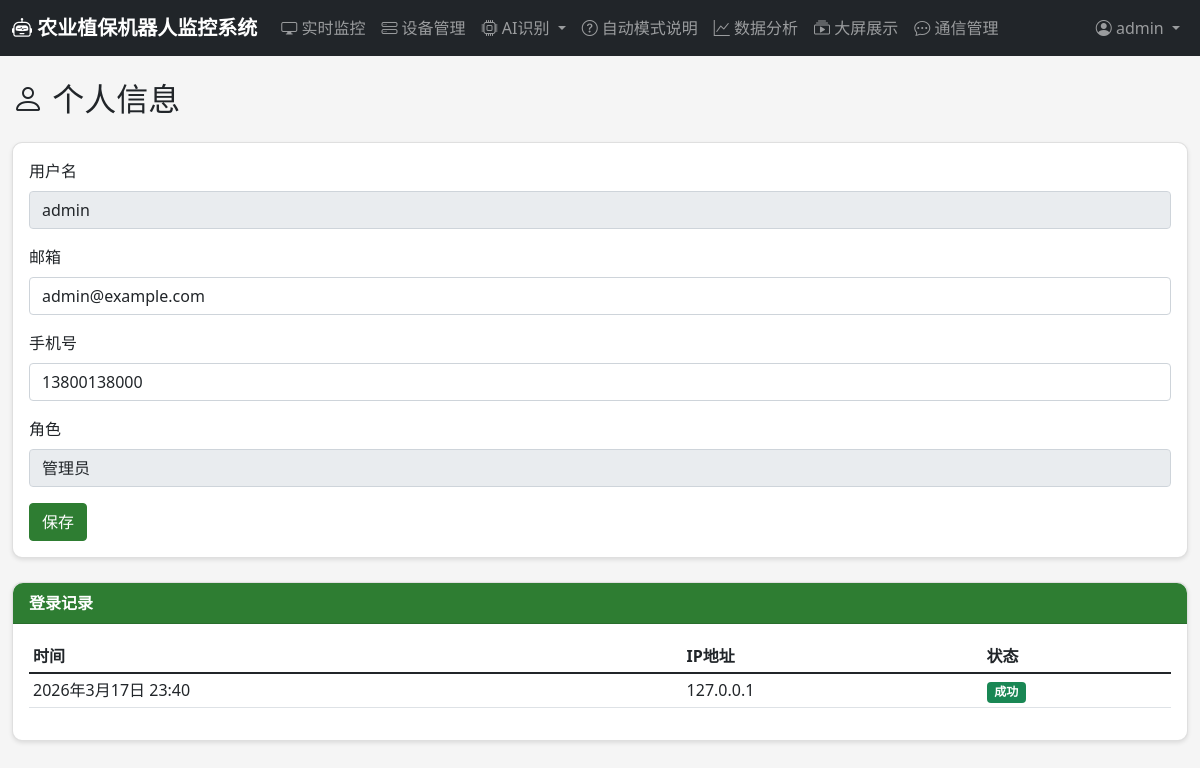
Before: /users/profile/ (signed in) with the older database file.
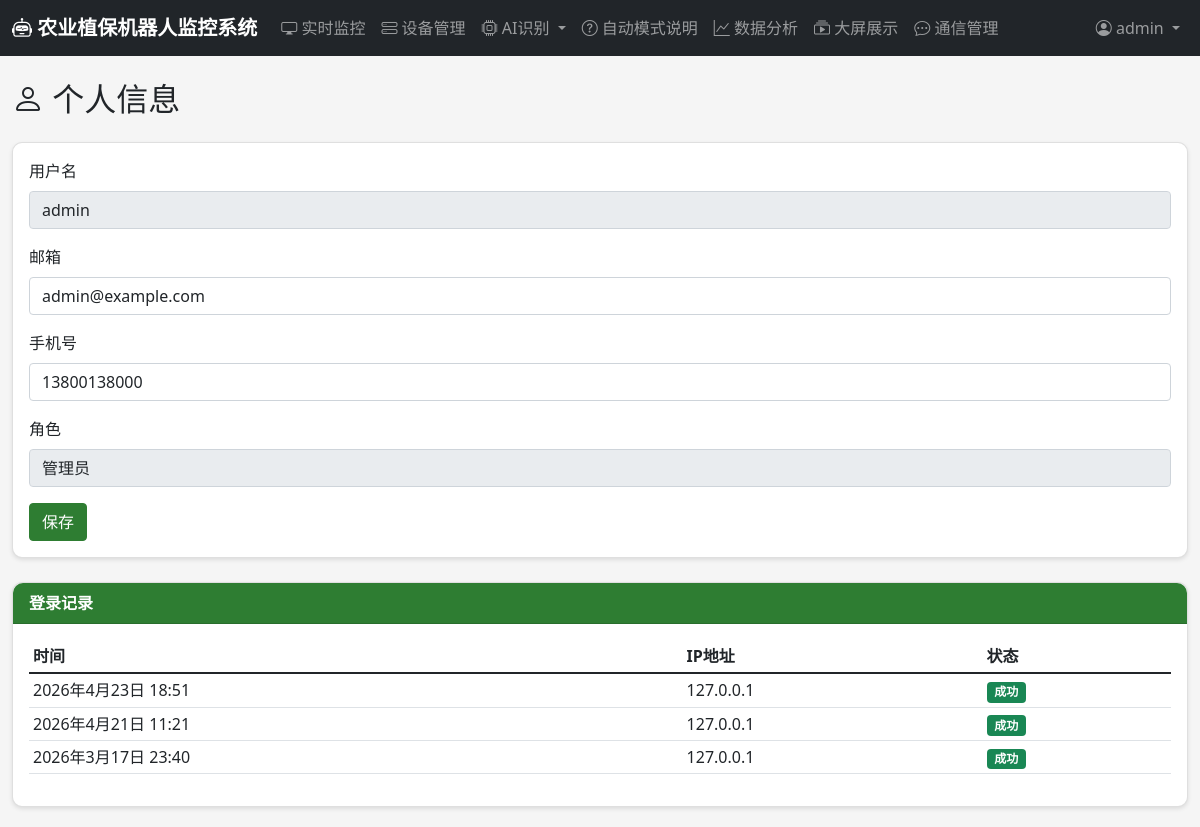
After: the same page with the newer database file.
### users/models.py (models this page shows, shortened)
class User(AbstractUser):
    ROLE_CHOICES = [
        ('admin', '管理员'),
        ('operator', '操作员'),
        ('viewer', '查看者'),
    ]
    role = models.CharField(max_length=20, choices=ROLE_CHOICES, default='viewer', verbose_name='角色')
    phone = models.CharField(max_length=20, blank=True, verbose_name='手机号')
    avatar = models.ImageField(upload_to='avatars/', blank=True, verbose_name='头像')
    created_at = models.DateTimeField(auto_now_add=True, verbose_name='创建时间')
    last_login_ip = models.GenericIPAddressField(blank=True, null=True, verbose_name='最后登录IP')
    class Meta:
        verbose_name = '用户'
        verbose_name_plural = '用户'

class LoginLog(models.Model):
    user = models.ForeignKey(User, on_delete=models.CASCADE, related_name='login_logs', verbose_name='用户')
    login_time = models.DateTimeField(auto_now_add=True, verbose_name='登录时间')
    ip_address = models.GenericIPAddressField(verbose_name='IP地址')
    user_agent = models.CharField(max_length=255, blank=True, verbose_name='用户代理')
    status = models.CharField(max_length=20, choices=[('success', '成功'), ('failed', '失败')], verbose_name='状态')
    class Meta:
        verbose_name = '登录日志'
        verbose_name_plural = '登录日志'
        ordering = ['-login_time']

### users/views.py (the view)
# urls.py: path('profile/', views.profile, name='profile'),
@login_required
def profile(request):
    if request.method == 'POST':
        form = UserProfileForm(request.POST, instance=request.user)
        if form.is_valid():
            form.save()
            messages.success(request, '个人信息已更新')
            return redirect('profile')
    else:
        form = UserProfileForm(instance=request.user)
    login_logs = LoginLog.objects.filter(user=request.user)[:10]
    return render(request, 'users/profile.html', {
        'form': form,
        'login_logs': login_logs
    })

### users/forms.py
class UserProfileForm(forms.ModelForm):
    class Meta:
        model = User
        fields = ('email', 'phone', 'avatar')
        widgets = {
            'email': forms.EmailInput(attrs={'class': 'form-control'}),
            'phone': forms.TextInput(attrs={'class': 'form-control'}),
            'avatar': forms.FileInput(attrs={'class': 'form-control'}),
        }

### templates/users/profile.html (shortened to what this page needs)
{% extends 'base.html' %}
{% block content %}
<h2 class="mb-4"><i class="bi bi-person"></i> 个人信息</h2>
<div class="card">
    <div class="card-body">
        <form method="post" enctype="multipart/form-data">
            <div class="mb-3">
                <label class="form-label">用户名</label>
                <input type="text" class="form-control" value="{{ user.username }}" disabled>
            </div>
            <div class="mb-3">
                <label class="form-label">邮箱</label>
                <input type="email" name="email" class="form-control" value="{{ user.email }}">
            </div>
            <div class="mb-3">
                <label class="form-label">手机号</label>
                <input type="text" name="phone" class="form-control" value="{{ user.phone|default:'' }}">
            </div>
            <div class="mb-3">
                <label class="form-label">角色</label>
                <input type="text" class="form-control" value="{{ user.get_role_display }}" disabled>
            </div>
            <button type="submit" class="btn btn-primary">保存</button>
        </form>
    </div>
</div>
<div class="card mt-4">
    <div class="card-header">登录记录</div>
    <div class="card-body">
        {% if login_logs %}
        <table class="table table-sm">
            <thead>
                <tr>
                    <th>时间</th>
                    <th>IP地址</th>
                    <th>状态</th>
                </tr>
            </thead>
            <tbody>
                {% for log in login_logs %}
                <tr>
                    <td>{{ log.login_time }}</td>
                    <td>{{ log.ip_address }}</td>
                    <td>
                        <span class="badge bg-{% if log.status == 'success' %}success{% else %}danger{% endif %}">
                            {{ log.get_status_display }}
                        </span>
                    </td>
                </tr>
                {% endfor %}
            </tbody>
        </table>
        {% else %}
        <p class="text-muted">暂无登录记录</p>
        {% endif %}
    </div>
</div>
{% endblock %}

### templates/base.html (shortened to what this page needs)
{% load static %}
<!DOCTYPE html>
<html lang="zh-CN">
<head>
    <link href="https://cdn.jsdelivr.net/npm/bootstrap@5.1.3/dist/css/bootstrap.min.css" rel="stylesheet">
    <link rel="stylesheet" href="https://cdn.jsdelivr.net/npm/bootstrap-icons@1.8.1/font/bootstrap-icons.css">
    <link rel="stylesheet" href="{% static 'css/style.css' %}">
</head>
<body>
    {% if user.is_authenticated %}
    <nav class="navbar navbar-expand-lg navbar-dark bg-dark">
        <div class="container-fluid">
            <a class="navbar-brand" href="/dashboard/">
                <i class="bi bi-robot"></i> 农业植保机器人监控系统
            </a>
            <div class="collapse navbar-collapse" id="navbarNav">
                <ul class="navbar-nav me-auto">
                    <li class="nav-item">
                        <a class="nav-link" href="{% url 'monitoring:monitoring_dashboard' %}">
                            <i class="bi bi-display"></i> 实时监控
                        </a>
                    </li>
                    <li class="nav-item">
                        <a class="nav-link" href="{% url 'devices:device_list' %}">
                            <i class="bi bi-hdd-stack"></i> 设备管理
                        </a>
                    </li>
                    <li class="nav-item dropdown">
                        <a class="nav-link dropdown-toggle" href="#" id="aiDropdown" data-bs-toggle="dropdown">
                            <i class="bi bi-cpu"></i> AI识别
                        </a>
                    </li>
                    <li class="nav-item">
                        <a class="nav-link" href="{% url 'monitoring:auto_mode_info' %}">
                            <i class="bi bi-question-circle"></i> 自动模式说明
                        </a>
                    </li>
                    <li class="nav-item">
                        <a class="nav-link" href="{% url 'data_analysis:data_dashboard' %}">
                            <i class="bi bi-graph-up"></i> 数据分析
                        </a>
                    </li>
                    <li class="nav-item">
                        <a class="nav-link" href="{% url 'data_analysis:big_screen' %}">
                            <i class="bi bi-collection-play"></i> 大屏展示
                        </a>
                    </li>
                    <li class="nav-item">
                        <a class="nav-link" href="{% url 'communication:connection_list' %}">
                            <i class="bi bi-chat-dots"></i> 通信管理
                        </a>
                    </li>
                </ul>
                <ul class="navbar-nav">
                    <li class="nav-item dropdown">
                        <a class="nav-link dropdown-toggle" href="#" id="userDropdown" data-bs-toggle="dropdown">
                            <i class="bi bi-person-circle"></i> {{ user.username }}
                        </a>
                    </li>
                </ul>
            </div>
        </div>
    </nav>
    {% endif %}
    <div class="container-fluid mt-4">
        {% block content %}{% endblock %}
    </div>
</body>
</html>

### static/css/style.css (style rules this page uses)
:root { --primary-color: #2e7d32; --secondary-color: #4caf50; --dark-bg: #1b5e20; --light-bg: #e8f5e9; }
body { font-family: 'Segoe UI', Tahoma, Geneva, Verdana, sans-serif; background-color: #f5f5f5; }
.navbar-brand { font-weight: bold; }
.card { border-radius: 10px; box-shadow: 0 2px 4px rgba(0,0,0,0.1); margin-bottom: 20px; }
.card-header { background-color: var(--primary-color); color: white; font-weight: bold; border-radius: 10px 10px 0 0 !important; }
.btn-primary { background-color: var(--primary-color); border-color: var(--primary-color); }

Changed rows visible on the page:
added LoginLog: login_time "2026年4月23日 18:51", ip_address "127.0.0.1", status "成功"
added LoginLog: login_time "2026年4月21日 11:21", ip_address "127.0.0.1", status "成功"
